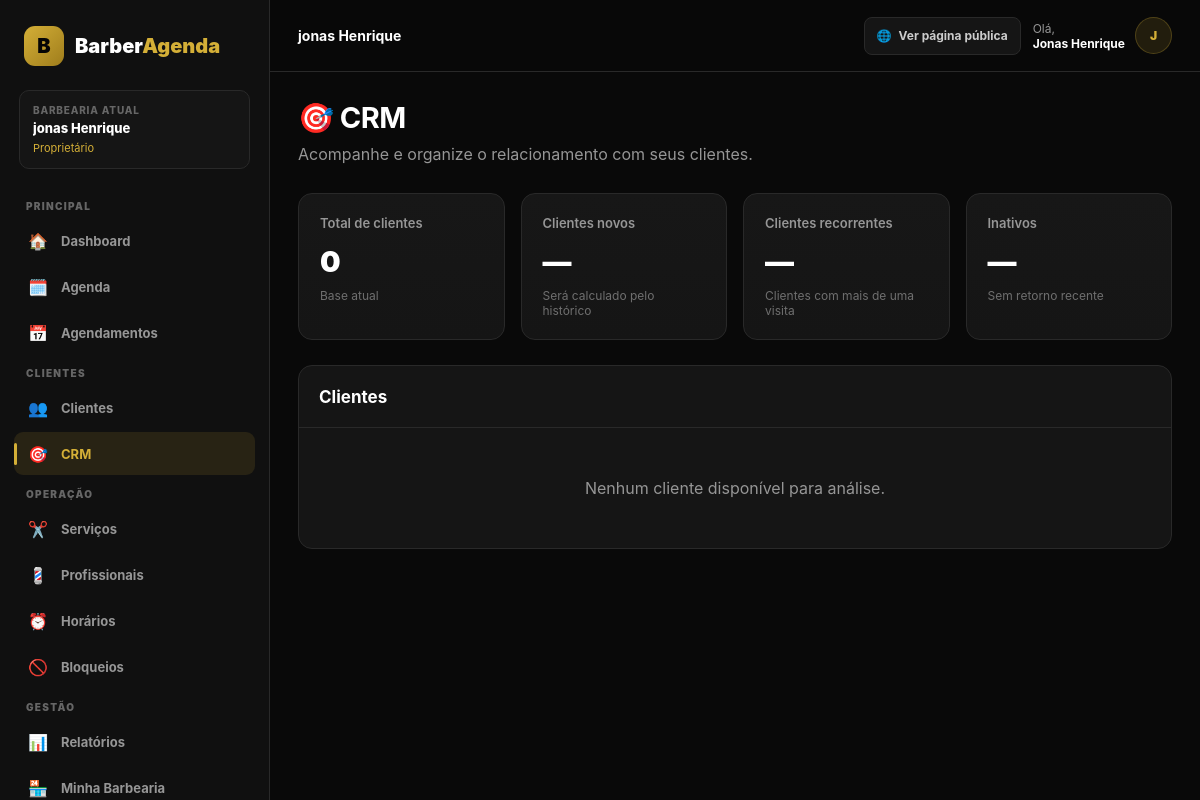
The app's page /dashboard/crm/ (signed in) with its own data.
### apps/barbershops/models.py (models this page shows, shortened)
class Barbershop(models.Model):
    name = models.CharField(
        max_length=150,
    )
    slug = models.SlugField(
        unique=True,
    )
    phone = models.CharField(
        max_length=20,
        blank=True,
    )
    whatsapp = models.CharField(
        max_length=20,
        blank=True,
    )
    address = models.CharField(
        max_length=255,
        blank=True,
    )
    city = models.CharField(
        max_length=100,
        blank=True,
    )
    state = models.CharField(
        max_length=2,
        blank=True,
    )
    logo = models.ImageField(
        upload_to="barbershops/",
        blank=True,
        null=True,
    )
    active = models.BooleanField(
        default=True,
    )
    created_at = models.DateTimeField(
        auto_now_add=True,
    )
    updated_at = models.DateTimeField(
        auto_now=True,
    )

### apps/accounts/models.py (models this page shows, shortened)
class Membership(models.Model):
    ROLE_DEV = "dev"
    ROLE_OWNER = "owner"
    ROLE_MANAGER = "manager"
    ROLE_RECEPTIONIST = "receptionist"
    ROLE_PROFESSIONAL = "professional"
    ROLE_CHOICES = [
        (ROLE_DEV, "Dev"),
        (ROLE_OWNER, "Proprietário"),
        (ROLE_MANAGER, "Gerente"),
        (ROLE_RECEPTIONIST, "Recepcionista"),
        (ROLE_PROFESSIONAL, "Profissional"),
    ]
    user = models.ForeignKey(
        settings.AUTH_USER_MODEL,
        on_delete=models.CASCADE,
        related_name="memberships",
    )
    barbershop = models.ForeignKey(
        Barbershop,
        on_delete=models.CASCADE,
        related_name="memberships",
    )
    role = models.CharField(
        max_length=30,
        choices=ROLE_CHOICES,
    )
    active = models.BooleanField(
        default=True,
    )
    created_at = models.DateTimeField(
        auto_now_add=True,
    )
    updated_at = models.DateTimeField(
        auto_now=True,
    )
    class Meta:
        constraints = [
            models.UniqueConstraint(
                fields=[
                    "user",
                    "barbershop",
                ],
                name="unique_membership",
            )
        ]
    @property
    def can_manage_barbershop(self):
        return self.role in {
            "dev",
            "owner",
            "manager",
        }
    @property
    def can_manage_subscription(self):
        return self.role in {
            "dev",
            "owner",
        }

### apps/dashboard/views.py (the view)
@login_required
@barbershop_required
def crm(request):
    customers = (
        Customer.objects
        .filter(
            barbershop=request.barbershop
        )
        .order_by("-created_at")
    )
    return render(
        request,
        "dashboard/crm.html",
        {
            "customers": customers,
            "total_customers": customers.count(),
        },
    )

### apps/dashboard/templates/dashboard/crm.html (shortened to what this page needs)
{% extends "dashboard/base_dashboard.html" %}
{% block content %}
<div class="page-header">
    <div>
        <h1>🎯 CRM</h1>
        <p>
            Acompanhe e organize o relacionamento
            com seus clientes.
        </p>
    </div>
</div>
<div class="stats-grid">
    <div class="stat-card">
        <div class="stat-label">
            Total de clientes
        </div>
        <div class="stat-value">
            {{ total_customers }}
        </div>
        <div class="stat-detail">
            Base atual
        </div>
    </div>
    <div class="stat-card">
        <div class="stat-label">
            Clientes novos
        </div>
        <div class="stat-value">
            —
        </div>
        <div class="stat-detail">
            Será calculado pelo histórico
        </div>
    </div>
    <div class="stat-card">
        <div class="stat-label">
            Clientes recorrentes
        </div>
        <div class="stat-value">
            —
        </div>
        <div class="stat-detail">
            Clientes com mais de uma visita
        </div>
    </div>
    <div class="stat-card">
        <div class="stat-label">
            Inativos
        </div>
        <div class="stat-value">
            —
        </div>
        <div class="stat-detail">
            Sem retorno recente
        </div>
    </div>
</div>
<div class="panel">
    <div class="panel-header">
        <h2>Clientes</h2>
    </div>
    {% if customers %}
        <div class="table-wrapper">
            <table>
                <thead>
                    <tr>
                        <th>Cliente</th>
                        <th>Telefone</th>
                        <th>Cadastro</th>
                    </tr>
                </thead>
                <tbody>
                    {% for customer in customers %}
                        <tr>
                            <td>
                                {{ customer.name }}
                            </td>
                            <td>
                                {{ customer.phone }}
                            </td>
                            <td>
                                {{ customer.created_at|date:"d/m/Y" }}
                            </td>
                        </tr>
                    {% endfor %}
                </tbody>
            </table>
        </div>
    {% else %}
        <div class="empty">
            Nenhum cliente disponível para análise.
        </div>
    {% endif %}
</div>
{% endblock %}

### apps/dashboard/templates/dashboard/base_dashboard.html (shortened to what this page needs)
<!DOCTYPE html>
<html lang="pt-BR">
<head>
</head>
<body>
<div class="dashboard-layout">
    <aside
        class="sidebar"
        id="sidebar"
    >
        <a
            href="{% url 'dashboard:home' %}"
            class="logo"
        >
            <div class="logo-icon">
                B
            </div>
            <div>
                Barber<span>Agenda</span>
            </div>
        </a>
        {% if request.barbershop %}
            <div class="sidebar-business">
                <div class="sidebar-business-label">
                    Barbearia atual
                </div>
                <div class="sidebar-business-name">
                    {{ request.barbershop.name }}
                </div>
                {% if request.membership %}
                    <div class="sidebar-role">
                        {% if request.user.is_superuser %}
                            💻 Dev
                        {% else %}
                            {{ request.membership.get_role_display }}
                        {% endif %}
                    </div>
                {% endif %}
            </div>
        {% endif %}
        <div class="sidebar-title">
            Principal
        </div>
        <nav class="menu">
            <a
                href="{% url 'dashboard:home' %}"
                class="menu-link
                "
            >
                <span class="menu-icon">🏠</span>
                Dashboard
            </a>
            <a
                href="{% url 'dashboard:agenda' %}"
                class="menu-link
                "
            >
                <span class="menu-icon">🗓️</span>
                Agenda
            </a>
            <a
                href="{% url 'dashboard:bookings' %}"
                class="menu-link
                "
            >
                <span class="menu-icon">📅</span>
                Agendamentos
            </a>
        </nav>
        <div class="sidebar-title">
            Clientes
        </div>
        <nav class="menu">
            <a
                href="{% url 'dashboard:customers' %}"
                class="menu-link
                "
            >
                <span class="menu-icon">👥</span>
                Clientes
            </a>
            <a
                href="{% url 'dashboard:crm' %}"
                class="menu-link
                {% if request.resolver_match.url_name == 'crm' %}
                    active
                {% endif %}"
            >
                <span class="menu-icon">🎯</span>
                CRM
            </a>
        </nav>
        <div class="sidebar-title">
            Operação
        </div>
        <nav class="menu">
            <a
                href="{% url 'dashboard:services' %}"
                class="menu-link
                "
            >
                <span class="menu-icon">✂️</span>
                Serviços
            </a>
            <a
                href="{% url 'dashboard:professionals' %}"
                class="menu-link
                "
            >
                <span class="menu-icon">💈</span>
                Profissionais
            </a>
            <a
                href="{% url 'dashboard:schedules' %}"
                class="menu-link
                "
            >
                <span class="menu-icon">⏰</span>
                Horários
            </a>
            <a
                href="{% url 'dashboard:blocks' %}"
                class="menu-link
                "
            >
                <span class="menu-icon">🚫</span>
                Bloqueios
            </a>
        </nav>
        <div class="sidebar-title">
            Gestão
        </div>
        <nav class="menu">
            <a
                href="{% url 'dashboard:reports' %}"
                class="menu-link
                "
            >
                <span class="menu-icon">📊</span>
                Relatórios
            </a>
            {% if request.user.is_superuser or request.membership.can_manage_barbershop %}
                <a
                    href="{% url 'dashboard:barbershop_settings' %}"
                    class="menu-link
                    "
                >
                    <span class="menu-icon">🏪</span>
                    Minha Barbearia
                </a>
            {% endif %}
        </nav>
    </aside>
    <main class="main">
        <header class="topbar">
            <div class="topbar-left">
                <div class="topbar-title">
                    {% if request.barbershop %}
                        {{ request.barbershop.name }}
                    {% else %}
                        Painel da Barbearia
                    {% endif %}
                </div>
            </div>
            <div class="topbar-actions">
                {% if request.barbershop %}
                    <a
                        href="/b/{{ request.barbershop.slug }}/"
                        target="_blank"
                        class="public-page-button"
                    >
                        🌐
                        <span>
                            Ver página pública
                        </span>
                    </a>
                {% endif %}
                <div class="topbar-user">
                    <div class="topbar-user-text">
                        Olá,
                        <strong>
                            {% if request.user.first_name %}
                                {{ request.user.first_name }}
                            {% else %}
                                {{ request.user.username }}
                            {% endif %}
                        </strong>
                    </div>
                    <div class="user-avatar">
                        {% if request.user.first_name %}
                            {{ request.user.first_name|first|upper }}
                        {% else %}
                            {{ request.user.username|first|upper }}
                        {% endif %}
                    </div>
                </div>
            </div>
        </header>
        <div class="content">
            {% block content %}
            {% endblock %}
        </div>
    </main>
</div>
</body>
</html>

### records on screen
Barbershop: barbershop.name "jonas Henrique"
Membership: membership.role "Proprietário"

### other values on screen
{{ request.user.first_name }} "Jonas Henrique"
{{ request.user.first_name|first|upper }} "J"
{{ total_customers }} "0"
